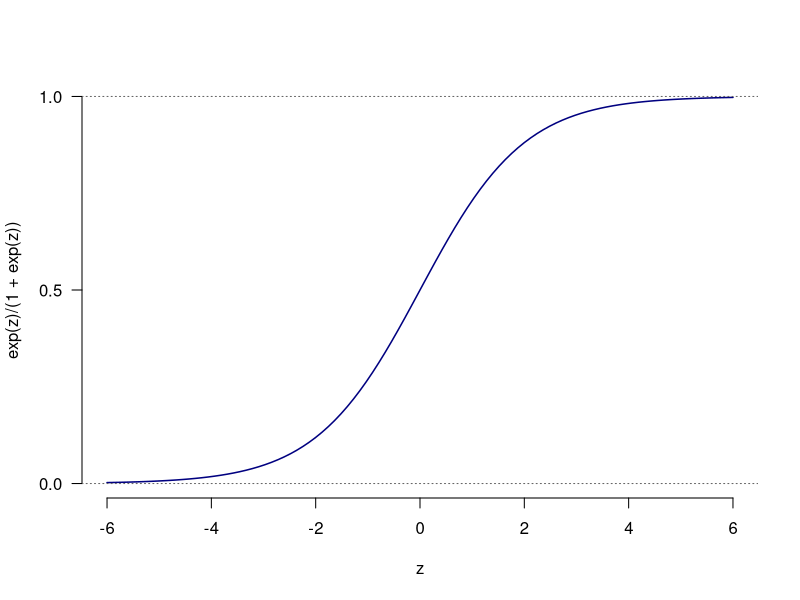
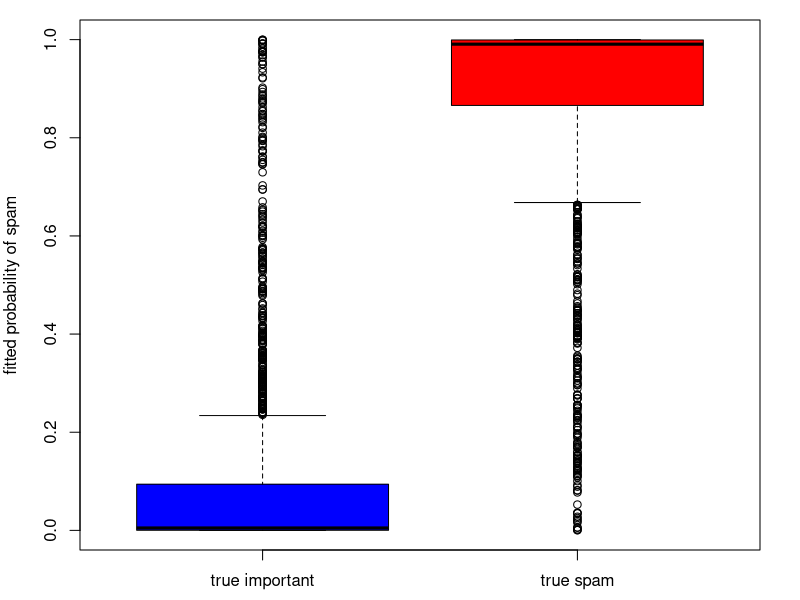
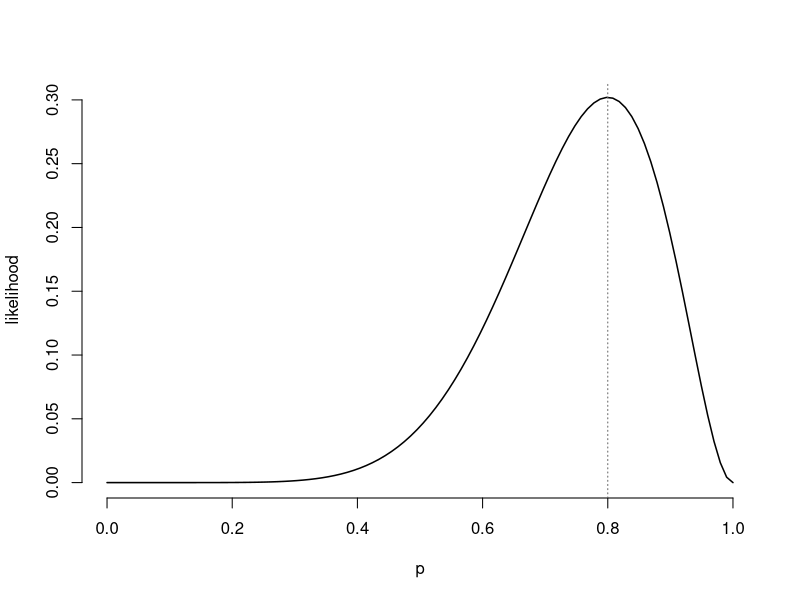

Reproduce these figures in R, in order.

### Spam Logistic Regression

# plot the sigmoidal curve
png("sigmoidalCurve.png", width=4, height=4, units="in", res=720)
z <- seq(-6,6,length=100)
plot(z, exp(z)/(1+exp(z)), col="navy", type="l", lwd=1.5, bty="n", yaxt="n")
axis(2, at=c(0,0.5,1), las=1)
abline(h=0, lty=3, col="grey40")
abline(h=1, lty=3, col="grey40")
dev.off()

spammy<- read.csv("Spam.csv")
spammy[c(1,4000), c(16,56,58)]
spamFit <- glm(spam ~ ., data=spammy, family='binomial')
summary(spamFit)
1-spamFit$deviance/spamFit$null.deviance #R-squared

coef(spamFit)["word_free"]
exp(1.542706)

coef(spamFit)["word_george"]
exp(-5.779841)
1/exp(-5.779841)

# can use the model for predictions
predict(spamFit, newdata=spammy[c(1,4000),]) #not probabilities
predict(spamFit,newdata=spammy[c(1,4000),],type="response") #probabilities

# fit plot
png("spamFit.png", width=6, height=4, units="in", res=720)
par(mai=c(.5,.8,.2,.4))
plot(spamFit$fitted~factor(spammy$spam, levels=0:1, labels=c("true important", "true spam")),
	xlab="", ylab=c("fitted probability of spam"), col=c("blue","red"), bty="n")
dev.off()

predict(spamFit,newdata=spammy[c(1,4000),],type="response") #probabilities

### likelihood and deviance
p <- seq(0,1,length=100)
png("coinLHD.png", width=5, height=4, units="in", res=720)
plot(p, dbinom(8, size=10, prob=p), type="l", ylab="likelihood", bty="n", lwd=1.5)
abline(v=0.8, col="grey40", lty=3)
dev.off()
